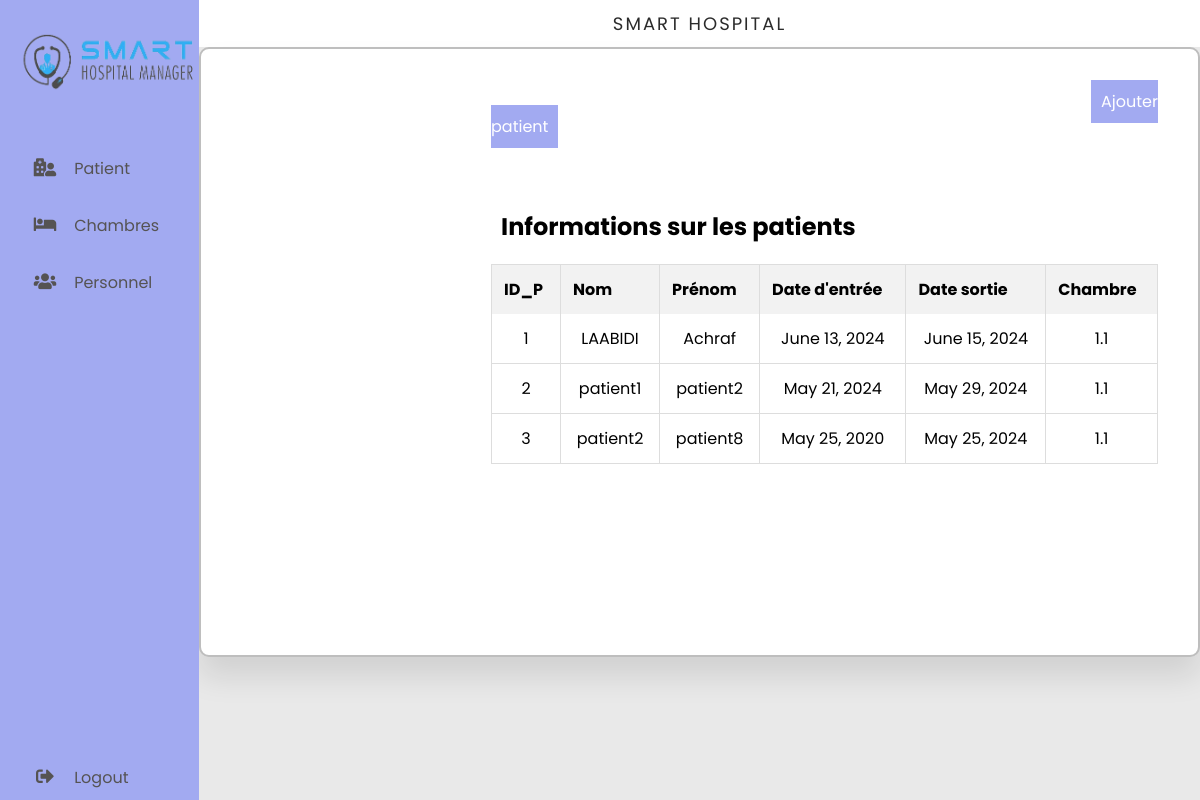
/patient/, run on an earlier commit of the app's database.
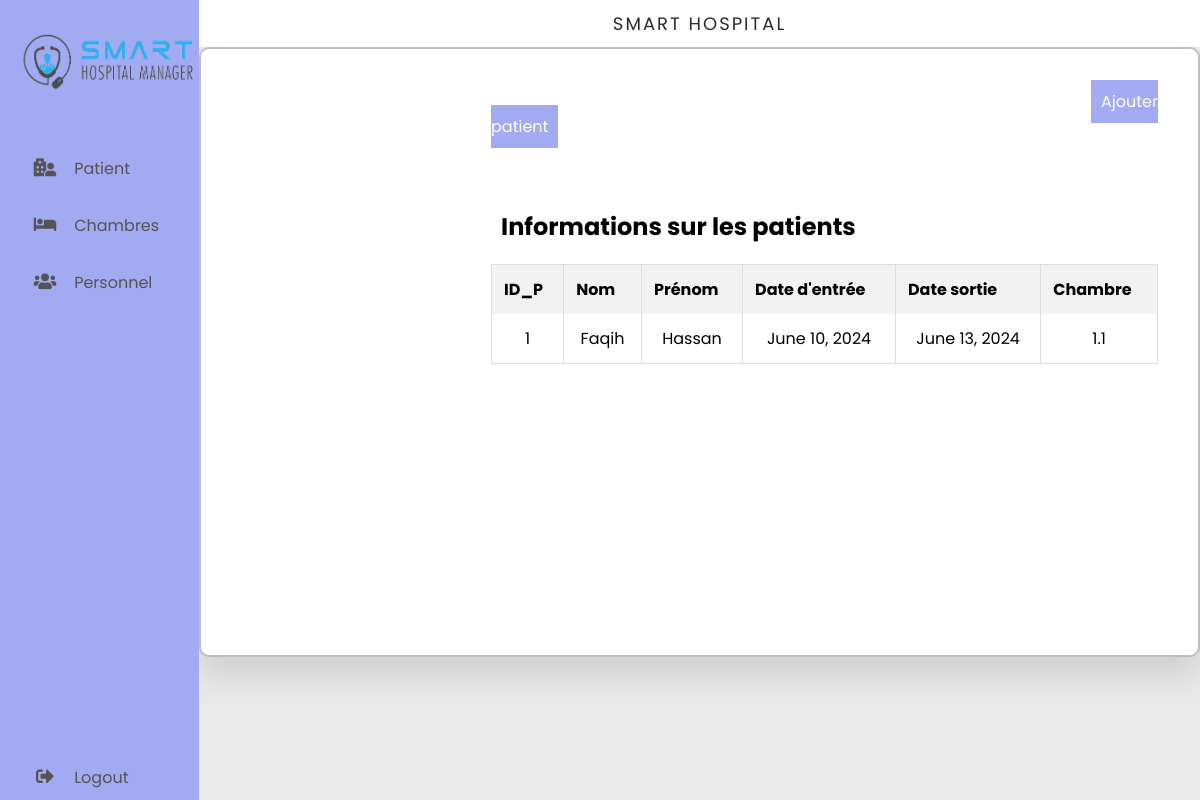
And on a later commit of the database.
### myapp/models.py (models this page shows, shortened)
class Patient(models.Model):
    id = models.AutoField(primary_key=True)
    nom = models.CharField(max_length=100)
    prenom = models.CharField(max_length=100)
    date_entree = models.DateField()
    date_sortie = models.DateField(default=date(2024, 1, 1))
    chambre = models.ForeignKey(Chambre, on_delete=models.CASCADE)

class Chambre(models.Model):
    id = models.AutoField(primary_key=True)
    numero = models.IntegerField()
    etage = models.IntegerField()
    temperature = models.DecimalField(max_digits=5, decimal_places=2, default=0)
    humidite = models.DecimalField(max_digits=5, decimal_places=2, default=0)
    qualite_air = models.CharField(max_length=100, default=0)
    class Meta:
        constraints = [
            models.UniqueConstraint(fields=['numero', 'etage'], name='unique_chambre')
        ]

### myapp/views.py (the view)
# urls.py: path('patient/', patient, name='patient'),
def patient(request):
    user_id = request.session.get('user_id')
    patients = Patient.objects.all()
    chambres = Chambre.objects.all()
    return render(request, 'patient.html', {'patients': patients, 'chambres':chambres , 'user_id': user_id})

### myapp/templates/patient.html (shortened to what this page needs)
<!DOCTYPE html>
<html lang="en">
<head>
 <link rel="stylesheet" href="https://cdnjs.cloudflare.com/ajax/libs/font-awesome/5.15.4/css/all.min.css" />
    {% load static %}
    <link rel="stylesheet" href="{% static 'patient.css' %}">
</head>
<body>
    <div class="container">
        <nav>
          <div class="navbar">
            <div class="logo">
                <img src="{% static 'images/logo2.png' %}" alt="Description de l'image">
            </div>
            <ul>
              <li><a href="#">
                <i class="fas fa-hospital-user"></i>
                <span class="nav-item">Patient</span>
              </a>
              </li>
              <li><a href="{% url 'chambre' %}">
                <i class="fas fa-bed"></i>
                <span class="nav-item">Chambres</span>
              </a>
              </li>
              <li><a href="{% url 'personnel' %}">
                <i class="fas fa-users"></i>
                <span href="{% url 'personnel' %}">Personnel</span>
              </a>
              </li>
              <li><a href="{% url 'login' %}" class="logout">
                <i class="fas fa-sign-out-alt"></i>
                <span href="{% url 'login' %}">Logout</span>
              </a>
              </li>
            </ul>
          </div>
        </nav>
        <section class="main">
          <div class="main-top">
            <p>Smart Hospital</p>
          </div>
          <div class="job_card">
            <div class="job_details">
            <div class="content">
        <a href="#" id="ajouter-patient-btn" class="Addpat"
            style="background-color: #a2aaf1; color: white;margin-left:600px; padding: 10px; text-align: center; text-decoration: none;">Ajouter
            patient</a>
            <br><br><br>
        <h1>Informations sur les patients</h1>
        <div style="text-align: center; width: 100%;">
            <table id="patients-table"
                style="margin: 0 auto; border-collapse: collapse; width: 100%; border: 1px solid #ddd; border-radius: 5px;">
                <thead>
                    <tr style="background-color: #f2f2f2;">
                        <th style="padding: 12px; border-right: 1px solid #ddd; text-align: left;">ID_P</th>
                        <th style="padding: 12px; border-right: 1px solid #ddd; text-align: left;">Nom</th>
                        <th style="padding: 12px; border-right: 1px solid #ddd; text-align: left;">Prénom</th>
                        <th style="padding: 12px; border-right: 1px solid #ddd; text-align: left;">Date d'entrée</th>
                        <th style="padding: 12px; border-right: 1px solid #ddd; text-align: left;">Date sortie</th>
                        <th style="padding: 12px; border-right: 1px solid #ddd; text-align: left;">Chambre</th>
                    </tr>
                </thead>
                <tbody>
                    {% for patient in patients %}
                    <tr style="border-bottom: 1px solid #ddd;">
                        <td style="padding: 12px; border-right: 1px solid #ddd;">{{ patient.id }}</td>
                        <td style="padding: 12px; border-right: 1px solid #ddd;">{{ patient.nom }}</td>
                        <td style="padding: 12px; border-right: 1px solid #ddd;">{{ patient.prenom }}</td>
                        <td style="padding: 12px; border-right: 1px solid #ddd;">{{ patient.date_entree }}</td>
                        <td style="padding: 12px; border-right: 1px solid #ddd;">{{ patient.date_sortie }}</td>
                        <td style="padding: 12px; border-right: 1px solid #ddd;">{{ patient.chambre.numero }}.{{ patient.chambre.etage }}
                        </td>
                    </tr>
                    {% endfor %}
                </tbody>
            </table>
        </div>
    </div>
            </div>
          </div>
        </div>
</body>
</html>

### myapp/static/patient.css (style rules this page uses)
* { margin: 0; padding: 0; outline: none; border: none; text-decoration: none; list-style: none; box-sizing: border-box; font-family: "Poppins", sans-serif; }
body { background: rgb(233, 233, 233); }
.container { display: flex; width: 100%; margin: auto; }
nav { position: sticky; top: 0; left: 0; bottom: 0; width: 280px; height: 100vh; background: #a2aaf1; }
.navbar { width: 80%; margin: 0 auto; }
.Addpat { margin-right: 10px; }
.logo { margin: 2rem 0 1rem 0; padding-bottom: 3rem; display: flex; align-items: center; }
.logo img { width: 180px; height: 60px; }
ul { margin: 0 auto; }
li { padding-bottom: 2rem; }
li a { font-size: 16px; color: rgb(85, 83, 83); }
nav i { width: 50px; font-size: 18px; text-align: center; }
.logout { position: absolute; bottom: 10px; }
.main { width: 100%; }
.main-top { width: 100%; background: #fff; padding: 10px; text-align: center; font-size: 18px; letter-spacing: 2px; text-transform: uppercase; color: rgb(43, 43, 43); }
h1 { margin: 20px 10px; }
.job_card { width: 100%; padding: 20px; cursor: pointer; display: flex; border-radius: 10px; background: #fff; margin-bottom: 1px; height: 610px; border: 2px solid rgb(190, 190, 190); box-shadow: 0 20px 30px rgba(0, 0, 0, 0.1); }

### myapp/templates/patient.html (style rules this page uses)
body { font-family: Arial, sans-serif; margin: 0; padding: 0; }
.content { margin-left: 250px; padding: 20px; }

What changed in the data, as far as the page shows it:
removed Patient: id "2", nom "patient1", prenom "patient2", date_entree "May 21, 2024", date_sortie "May 29, 2024", chambre.numero "1", chambre.etage "1"
removed Patient: id "3", nom "patient2", prenom "patient8", date_entree "May 25, 2020", date_sortie "May 25, 2024", chambre.numero "1", chambre.etage "1"
changed Patient id 1: nom "LAABIDI" → "Faqih"; prenom "Achraf" → "Hassan"; date_entree "June 13, 2024" → "June 10, 2024"; date_sortie "June 15, 2024" → "June 13, 2024"
